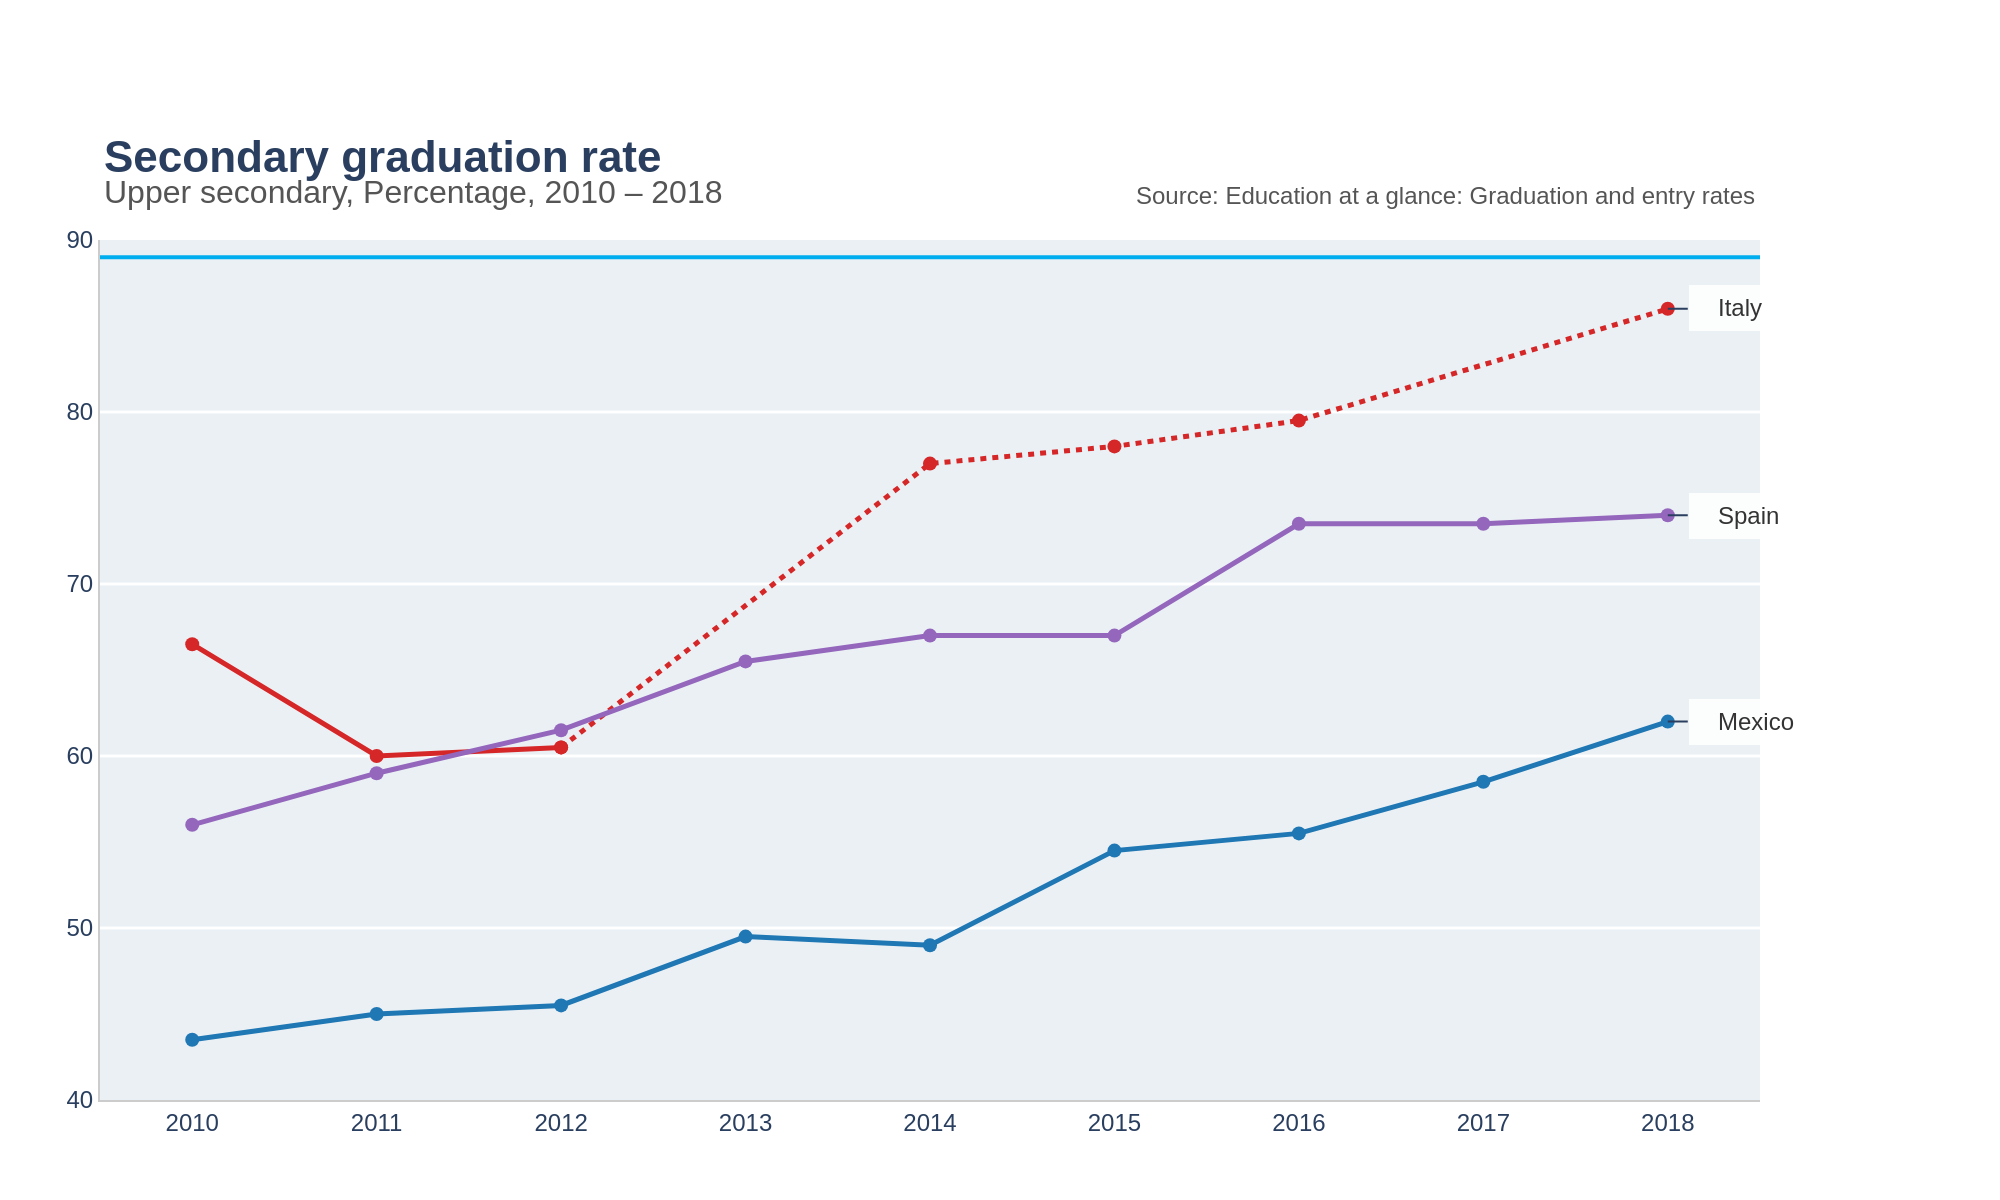

Recreate this plot in Python.
import sys
import json
import pathlib
import plotly.graph_objects as go

if len(sys.argv) < 2:
    print(f"Usage: python {sys.argv[0]} <json_file_path>")
    sys.exit(1)

json_path = pathlib.Path(sys.argv[1])
if not json_path.is_file():
    print(f"Error: JSON file not found at {json_path}")
    sys.exit(1)

with open(json_path, 'r', encoding='utf-8') as f:
    chart_spec = json.load(f)

chart_data = chart_spec['chart_data']
texts = chart_spec['texts']
colors = chart_spec['colors']

fig = go.Figure()

# Add traces from JSON data
for trace_data in chart_data:
    name = trace_data['name']
    color = colors.get(name, '#000000')
    fig.add_trace(go.Scatter(
        x=trace_data['x'],
        y=trace_data['y'],
        name=name,
        mode='lines+markers',
        line=dict(
            color=color,
            dash=trace_data.get('line_style', 'solid'),
            width=2.5
        ),
        marker=dict(
            color=color,
            size=7,
            symbol='circle'
        ),
        legendgroup=name,
        showlegend=False 
    ))

# Create annotations for country labels at the end of each line
annotations = []
processed_countries = set()
for trace in reversed(chart_data):
    name = trace['name']
    if name not in processed_countries:
        annotations.append(go.layout.Annotation(
            x=trace['x'][-1],
            y=trace['y'][-1],
            text=f"   {name}   ",
            showarrow=True,
            arrowhead=0,
            xanchor='left',
            ax=10,
            ay=0,
            font=dict(family="Arial", size=12, color='#333333'),
            bgcolor='rgba(255, 255, 255, 0.85)',
            borderpad=4
        ))
        processed_countries.add(name)

# Combine title and subtitle
title_text = f"<span style='font-size: 22px;'><b>{texts['title']}</b></span><br><span style='font-size: 16px; color: #555555;'>{texts['subtitle']}</span>"

fig.update_layout(
    font=dict(family="Arial"),
    plot_bgcolor='#eaf0f4',
    paper_bgcolor='white',
    showlegend=False,
    margin=dict(l=50, r=120, t=120, b=50),
    xaxis=dict(
        title_text=texts.get('x_axis_title'),
        tickmode='linear',
        dtick=1,
        tickformat='d', # Display years as integers
        showgrid=False,
        zeroline=False,
        linecolor='#cccccc',
        range=[2009.5, 2018.5]
    ),
    yaxis=dict(
        title_text=texts.get('y_axis_title'),
        gridcolor='white',
        gridwidth=1.5,
        zeroline=False,
        linecolor='#cccccc',
        range=[40, 90]
    ),
    annotations=annotations
)

# Add custom title, subtitle, source, and decorative line using annotations and shapes
fig.add_annotation(
    text=title_text,
    xref="paper", yref="paper",
    x=0, y=1.03,
    xanchor='left', yanchor='bottom',
    showarrow=False,
    align='left',
    font=dict(family="Arial")
)

fig.add_annotation(
    text=texts['source'],
    xref="paper", yref="paper",
    x=1, y=1.03,
    xanchor='right', yanchor='bottom',
    showarrow=False,
    align='right',
    font=dict(family="Arial", size=12, color="#555555")
)

fig.add_shape(
    type='line',
    xref='paper', yref='paper',
    x0=0, x1=1,
    y0=0.98, y1=0.98,
    line=dict(
        color="#00AEEF",
        width=2
    )
)

output_path = json_path.with_suffix('.png')
fig.write_image(output_path, scale=2, width=1000, height=600)

print(f"Chart saved to {output_path}")
